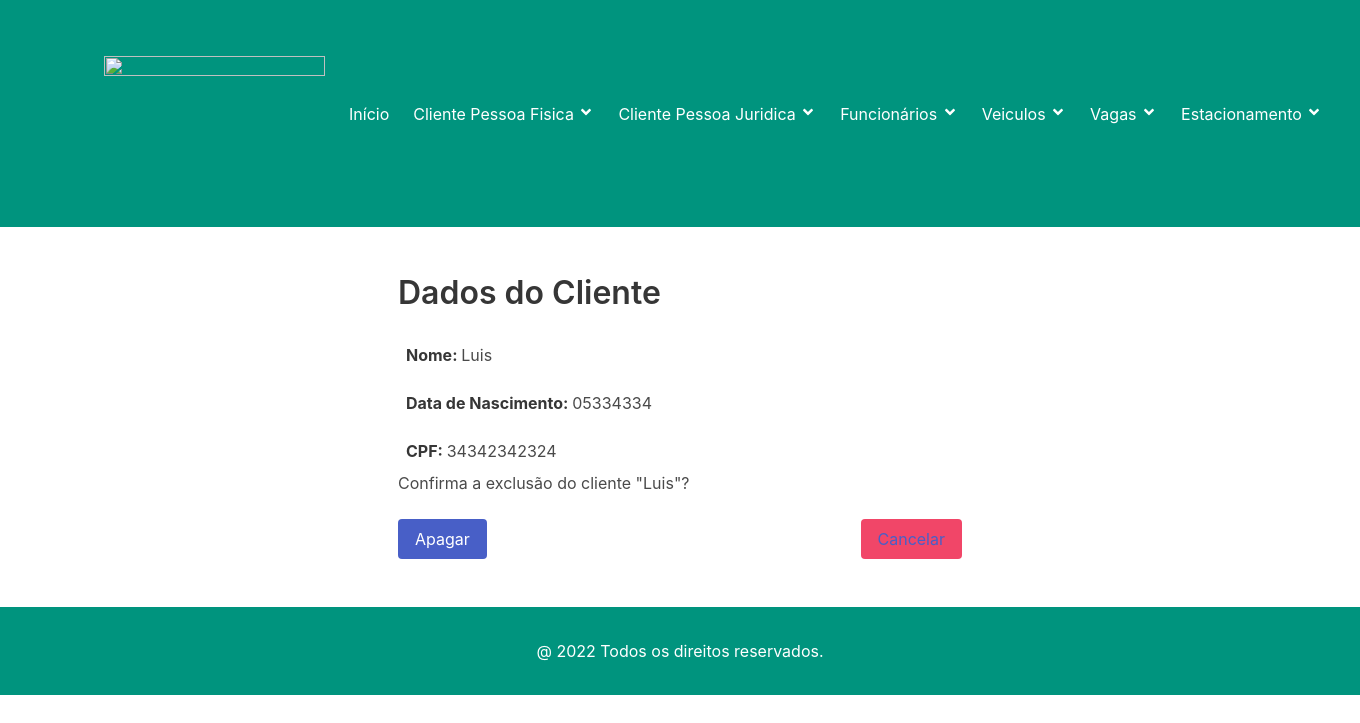
The page /4/clientepf/apagar/ on the database its author committed.
### home/models.py (models this page shows, shortened)
class Pessoa(models.Model):
    nome = models.CharField('Nome', max_length=50, help_text='Nome completo')
    datanascimento = models.CharField('Data de Nascimento', max_length=8, help_text='Data de nascimento')
    foto = StdImageField('Foto', upload_to='pessoas', variations={'thumbnail': {'width': 100, 'height': 100,
                                                                                'crop': True}}, delete_orphans=True,
                         null=True, blank=True)
    class Meta:
        verbose_name = "Pessoa"

### clientepf/models.py (models this page shows)
class Clientepf(Pessoa):
    cpf = models.CharField('CPF', max_length=11, help_text='Número do CPF')
    class Meta:
        verbose_name = 'Clientepf'
        verbose_name = 'Clientespf'
        ordering = ['nome', ]
    def __str__(self):
        return super().nome

### clientepf/views.py (the view)
# urls.py: path('<int:pk>/clientepf/apagar/', ClientepfDeleteView.as_view(), name='clientepf_apagar'),
class ClientepfDeleteView(SuccessMessageMixin, DeleteView):
    model = Clientepf
    template_name = 'clientepf_apagar.html'
    success_url = reverse_lazy('clientespf')
    success_message = 'Cliente excluido com sucesso!'

### clientepf/templates/clientepf_apagar.html (shortened to what this page needs)
{% extends 'base.html' %}
{% block content %}
<section class="section">
    <div class="container">
        <div class="columns is-mobile">
            <div class="column is-half is-offset-one-quarter">
                <h3 class="title is-size-3">Dados do Cliente</h3>
                <p class="p-2 mt-2"><strong>Nome: </strong> {{ object.nome }} </p>
                <p class="p-2 mt-2"><strong>Data de Nascimento: </strong> {{ object.datanascimento }} </p>
                <p class="p-2 mt-2"><strong>CPF: </strong> {{ object.cpf }} </p>
                <p> Confirma a exclusão do cliente "{{ object }}"? </p>
                <br/>
                <button class="button is-link is-primary" type="submit">Apagar</button>
                <button class="button is-danger is-pulled-right" type="reset">
                    <a href="{% url 'clientespf' %}">Cancelar</a>
                </button>
            </div>
        </div>
    </div>
</section>
{% endblock %}

### rows shown on the page
Pessoa: nome "Luis", datanascimento "05334334"
Clientepf: cpf "34342342324"
